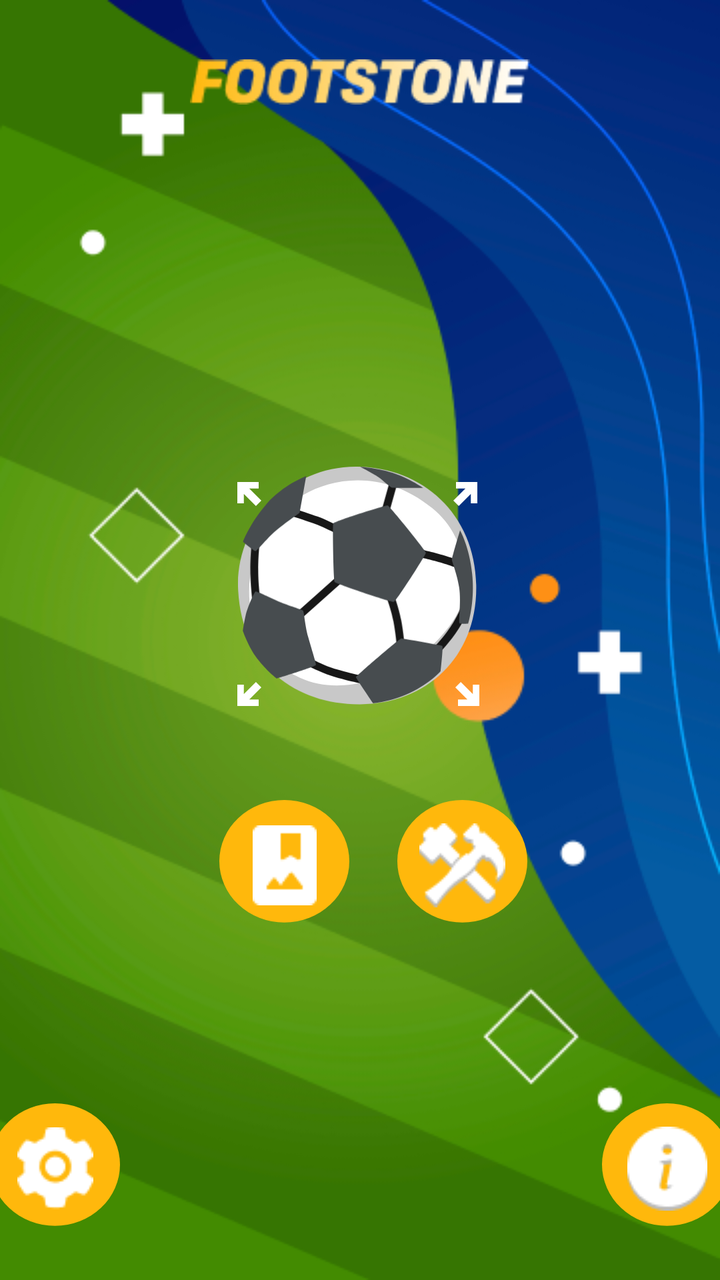
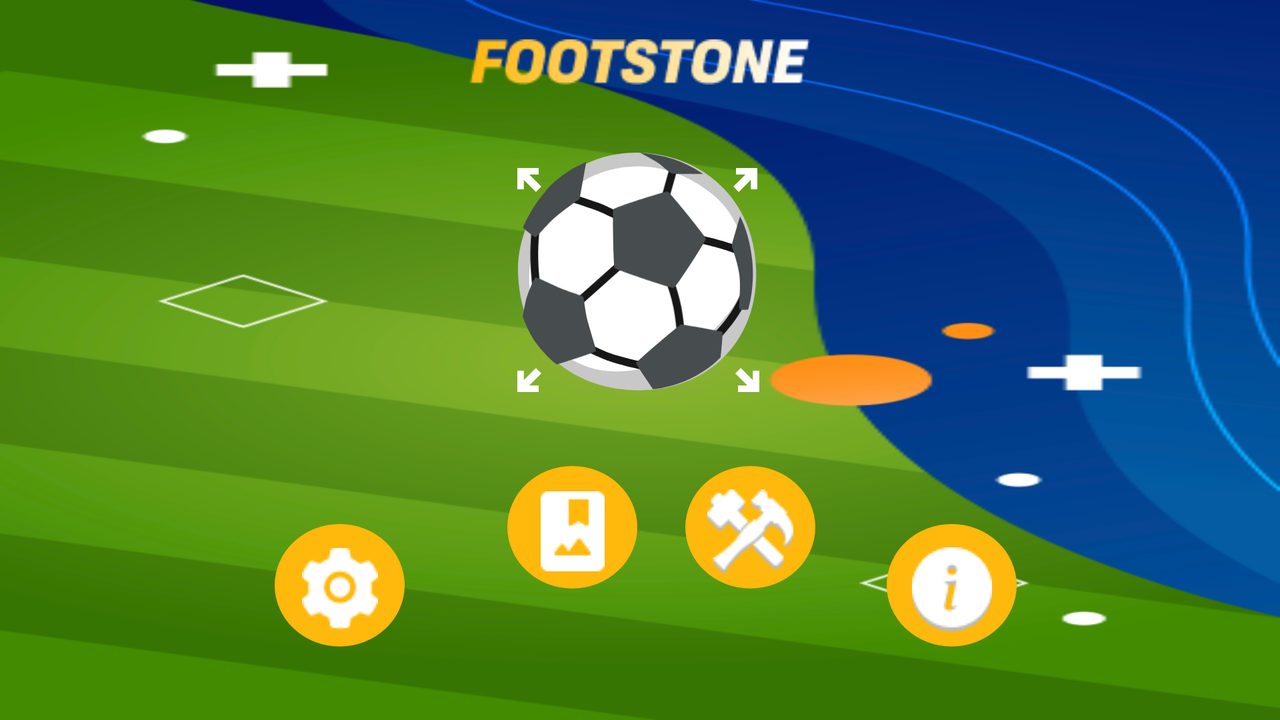

An Android layout and its configuration variant, each rendered on a device that would load it. The default file and the variant file are quoted in full after the pictures.
<!-- AndroidManifest.xml: application theme Theme.Footstone -->
<!-- res/layout/activity_main.xml -->
<?xml version="1.0" encoding="utf-8"?>
<androidx.constraintlayout.widget.ConstraintLayout xmlns:android="http://schemas.android.com/apk/res/android"
    xmlns:app="http://schemas.android.com/apk/res-auto"
    xmlns:tools="http://schemas.android.com/tools"
    android:layout_width="match_parent"
    android:layout_height="match_parent"
    tools:context=".MainActivity"
    android:background="@drawable/background">

    <ImageView
        android:id="@+id/imageView"
        android:layout_width="170dp"
        android:layout_height="42dp"
        android:layout_marginTop="20dp"
        android:src="@drawable/footstone"
        app:layout_constraintEnd_toEndOf="parent"
        app:layout_constraintStart_toStartOf="parent"
        app:layout_constraintTop_toTopOf="parent" />


    <androidx.constraintlayout.widget.ConstraintLayout
        android:id="@+id/constraintLayout"
        android:layout_width="200dp"
        android:layout_height="180dp"
        android:layout_marginTop="147dp"
        android:layout_marginBottom="10dp"
        app:layout_constraintBottom_toTopOf="@+id/constraintLayout2"
        app:layout_constraintEnd_toEndOf="parent"
        app:layout_constraintHorizontal_bias="0.497"
        app:layout_constraintStart_toStartOf="parent"
        app:layout_constraintTop_toBottomOf="@+id/imageView">


        <ImageView
            android:layout_width="120dp"
            android:layout_height="119dp"
            android:src="@drawable/vectorfour"
            app:layout_constraintBottom_toBottomOf="parent"
            app:layout_constraintEnd_toEndOf="parent"
            app:layout_constraintHorizontal_bias="0.490"
            app:layout_constraintStart_toStartOf="parent"
            app:layout_constraintTop_toTopOf="parent"
            app:layout_constraintVertical_bias="0.400" />

        <ImageView
            android:layout_width="110dp"
            android:layout_height="104dp"
            android:src="@drawable/vectorthree"
            app:layout_constraintBottom_toBottomOf="parent"
            app:layout_constraintEnd_toEndOf="parent"
            app:layout_constraintHorizontal_bias="0.490"
            app:layout_constraintStart_toStartOf="parent"
            app:layout_constraintTop_toTopOf="parent"
            app:layout_constraintVertical_bias="0.400" />

        <ImageView
            android:layout_width="110dp"
            android:layout_height="103dp"
            android:src="@drawable/vectortwo"
            app:layout_constraintBottom_toBottomOf="parent"
            app:layout_constraintEnd_toEndOf="parent"
            app:layout_constraintHorizontal_bias="0.498"
            app:layout_constraintStart_toStartOf="parent"
            app:layout_constraintTop_toTopOf="parent"
            app:layout_constraintVertical_bias="0.400" />

        <ImageView
            android:id="@+id/imageView4"
            android:layout_width="116dp"
            android:layout_height="119dp"
            android:src="@drawable/vectorone"
            app:layout_constraintBottom_toBottomOf="parent"
            app:layout_constraintEnd_toEndOf="parent"
            app:layout_constraintHorizontal_bias="0.498"
            app:layout_constraintStart_toStartOf="parent"
            app:layout_constraintTop_toTopOf="parent"
            app:layout_constraintVertical_bias="0.400" />

        <ImageView
            android:id="@+id/imageView2"
            android:layout_width="12dp"
            android:layout_height="12dp"
            android:layout_marginStart="39dp"
            android:layout_marginTop="32dp"
            android:src="@drawable/vectorarrow"
            app:layout_constraintStart_toStartOf="parent"
            app:layout_constraintTop_toTopOf="parent" />

        <ImageView
            android:layout_width="12dp"
            android:layout_height="12dp"
            android:layout_marginTop="32dp"
            android:layout_marginEnd="41dp"
            android:src="@drawable/vectorrightup"
            app:layout_constraintEnd_toEndOf="parent"
            app:layout_constraintTop_toTopOf="parent" />

        <ImageView
            android:layout_width="12dp"
            android:layout_height="12dp"
            android:layout_marginStart="39dp"
            android:layout_marginBottom="36dp"
            android:src="@drawable/vectorleftdown"
            app:layout_constraintBottom_toBottomOf="parent"
            app:layout_constraintStart_toStartOf="parent" />

        <ImageView
            android:id="@+id/imageView3"
            android:layout_width="12dp"
            android:layout_height="12dp"
            android:layout_marginTop="132dp"
            android:layout_marginEnd="40dp"
            android:src="@drawable/vectorrightdown"
            app:layout_constraintEnd_toEndOf="parent"
            app:layout_constraintTop_toTopOf="parent" />


    </androidx.constraintlayout.widget.ConstraintLayout>

    <androidx.constraintlayout.widget.ConstraintLayout
        android:id="@+id/constraintLayout2"
        android:layout_width="200dp"
        android:layout_height="75dp"
        android:layout_marginTop="10dp"
        app:layout_constraintEnd_toEndOf="parent"
        app:layout_constraintHorizontal_bias="0.497"
        app:layout_constraintStart_toStartOf="parent"
        app:layout_constraintTop_toBottomOf="@+id/constraintLayout">

        <ImageView
            android:id="@+id/collection"
            android:layout_width="65dp"
            android:layout_height="65dp"
            android:layout_marginStart="30dp"
            android:background="@drawable/ellipsebuttonleft"
            android:scaleType="centerInside"
            android:src="@drawable/elipsebuttonimage"
            app:layout_constraintBottom_toBottomOf="parent"
            app:layout_constraintStart_toStartOf="parent"
            app:layout_constraintTop_toTopOf="parent"
            app:layout_constraintVertical_bias="0.1" />

        <ImageView
            android:id="@+id/craft"
            android:layout_width="65dp"
            android:layout_height="65dp"
            android:layout_marginEnd="16dp"
            android:background="@drawable/ellipsebuttonleft"
            android:scaleType="centerInside"
            android:src="@drawable/elipbuttonright"
            app:layout_constraintBottom_toBottomOf="parent"
            app:layout_constraintEnd_toEndOf="parent"
            app:layout_constraintTop_toTopOf="parent"
            app:layout_constraintVertical_bias="0.1" />
    </androidx.constraintlayout.widget.ConstraintLayout>

    <androidx.constraintlayout.widget.ConstraintLayout
        android:layout_width="403dp"
        android:layout_height="90dp"
        app:layout_constraintBottom_toBottomOf="parent"
        app:layout_constraintEnd_toEndOf="parent"
        app:layout_constraintStart_toStartOf="parent"
        app:layout_constraintTop_toBottomOf="@+id/constraintLayout2"
        app:layout_constraintVertical_bias="0.902">

        <ImageView
            android:id="@+id/settings"
            android:layout_width="65dp"
            android:layout_height="65dp"
            android:layout_marginStart="16dp"
            android:background="@drawable/ellipsebuttonleft"
            android:scaleType="centerInside"
            android:src="@drawable/settings"
            app:layout_constraintBottom_toBottomOf="parent"
            app:layout_constraintStart_toStartOf="parent"
            app:layout_constraintTop_toTopOf="parent"
            app:layout_constraintVertical_bias="0.36" />

        <ImageView
            android:id="@+id/info"
            android:layout_width="65dp"
            android:layout_height="65dp"
            android:layout_marginEnd="16dp"
            android:background="@drawable/ellipsebuttonleft"
            android:scaleType="centerInside"
            android:src="@drawable/info"
            app:layout_constraintBottom_toBottomOf="parent"
            app:layout_constraintEnd_toEndOf="parent"
            app:layout_constraintTop_toTopOf="parent"
            app:layout_constraintVertical_bias="0.36" />
    </androidx.constraintlayout.widget.ConstraintLayout>


</androidx.constraintlayout.widget.ConstraintLayout>
<!-- resources referenced by this layout -->
<resources>
  <!-- drawable ellipsebuttonleft (drawable) -->
  <vector xmlns:android="http://schemas.android.com/apk/res/android"
      android:width="65dp"
      android:height="69dp"
      android:viewportWidth="65"
      android:viewportHeight="69">
    <path
        android:pathData="M32.5,32.5m-32.5,0a32.5,32.5 0,1 1,65 0a32.5,32.5 0,1 1,-65 0"
        android:fillColor="#FFB80C"/>
  </vector>
  <!-- drawable vectorarrow (drawable) -->
  <vector xmlns:android="http://schemas.android.com/apk/res/android"
      android:width="12dp"
      android:height="12dp"
      android:viewportWidth="12"
      android:viewportHeight="12">
    <path
        android:pathData="M12,9.328L9.328,12L3.252,5.943L3.252,10.65L0,10.65L0,0L10.65,0L10.65,3.261L5.943,3.261L12,9.328Z"
        android:fillColor="#ffffff"/>
  </vector>
  <!-- drawable vectorfour (drawable) -->
  <vector xmlns:android="http://schemas.android.com/apk/res/android"
      android:width="121dp"
      android:height="120dp"
      android:viewportWidth="121"
      android:viewportHeight="120">
    <path
        android:pathData="M60.21,0.01C24.69,-0.49 -1.69,29.93 0.08,62.46C2.17,100.77 29.56,120.02 61.6,119.8C95.26,119.57 120.8,95.71 120.1,59.67C119.41,23.69 92.95,0.48 60.21,0.01Z"
        android:fillColor="#C8C8C8"/>
  </vector>
  <!-- drawable vectorleftdown (drawable) -->
  <vector xmlns:android="http://schemas.android.com/apk/res/android"
      android:width="12dp"
      android:height="12dp"
      android:viewportWidth="12"
      android:viewportHeight="12">
    <path
        android:pathData="M9.328,0L12,2.672L5.943,8.748H10.65V12H0V1.35H3.261V6.057L9.328,0Z"
        android:fillColor="#ffffff"/>
  </vector>
  <!-- drawable vectorrightdown (drawable) -->
  <vector xmlns:android="http://schemas.android.com/apk/res/android"
      android:width="12dp"
      android:height="12dp"
      android:viewportWidth="12"
      android:viewportHeight="12">
    <path
        android:pathData="M-0,2.672L2.672,-0L8.748,6.057L8.748,1.35L12,1.35L12,12L1.35,12L1.35,8.739L6.057,8.739L-0,2.672Z"
        android:fillColor="#ffffff"/>
  </vector>
  <!-- drawable vectorrightup (drawable) -->
  <vector xmlns:android="http://schemas.android.com/apk/res/android"
      android:width="12dp"
      android:height="12dp"
      android:viewportWidth="12"
      android:viewportHeight="12">
    <path
        android:pathData="M2.672,12L0,9.328L6.057,3.252H1.35V0H12V10.65H8.739V5.943L2.672,12Z"
        android:fillColor="#ffffff"/>
  </vector>
  <!-- drawable vectorthree (drawable) -->
  <vector xmlns:android="http://schemas.android.com/apk/res/android"
      android:width="111dp"
      android:height="106dp"
      android:viewportWidth="111"
      android:viewportHeight="106">
    <path
        android:pathData="M28.12,8.16C3.26,22.41 -12.52,62.8 13.96,93.36C17.2,97.1 22.35,99.71 26.26,101.49C52.96,113.56 85.27,95 97.77,80.85C107.69,69.62 111.34,62.17 110.16,46.84C109.25,34.92 104.15,23.41 93.58,14.9C69.68,-4.38 43.91,-0.9 28.12,8.16Z"
        android:fillColor="#ffffff"/>
  </vector>
  <style name="Theme.Footstone" parent="Theme.MaterialComponents.DayNight.NoActionBar">
          
          <item name="colorPrimary">@color/purple_500</item>
          <item name="colorPrimaryVariant">@color/purple_700</item>
          <item name="colorOnPrimary">@color/white</item>
          
          <item name="colorSecondary">#FFB80C</item>
          <item name="colorSecondaryVariant">@color/teal_700</item>
          <item name="colorOnSecondary">@color/black</item>
          
          <item name="android:statusBarColor">?attr/colorPrimaryVariant</item>
          
      </style>
  <!-- some entries are left out for length -->
</resources>
<!-- res/layout-land/activity_main.xml (the repository's variant of the layout above) -->
<!-- drawn on the phone turned sideways -->
<?xml version="1.0" encoding="utf-8"?>
<androidx.constraintlayout.widget.ConstraintLayout xmlns:android="http://schemas.android.com/apk/res/android"
    xmlns:app="http://schemas.android.com/apk/res-auto"
    xmlns:tools="http://schemas.android.com/tools"
    android:layout_width="match_parent"
    android:layout_height="match_parent"
    tools:context=".MainActivity"
    android:background="@drawable/background">

    <ImageView
        android:id="@+id/imageView"
        android:layout_width="170dp"
        android:layout_height="42dp"
        android:layout_marginTop="10dp"
        android:src="@drawable/footstone"
        app:layout_constraintEnd_toEndOf="parent"
        app:layout_constraintStart_toStartOf="parent"
        app:layout_constraintTop_toTopOf="parent" />


    <androidx.constraintlayout.widget.ConstraintLayout
        android:id="@+id/constraintLayout"
        android:layout_width="200dp"
        android:layout_height="180dp"
        app:layout_constraintEnd_toEndOf="parent"
        app:layout_constraintHorizontal_bias="0.499"
        app:layout_constraintStart_toStartOf="parent"
        app:layout_constraintTop_toBottomOf="@+id/imageView">


        <ImageView
            android:layout_width="120dp"
            android:layout_height="119dp"
            android:src="@drawable/vectorfour"
            app:layout_constraintBottom_toBottomOf="parent"
            app:layout_constraintEnd_toEndOf="parent"
            app:layout_constraintHorizontal_bias="0.490"
            app:layout_constraintStart_toStartOf="parent"
            app:layout_constraintTop_toTopOf="parent"
            app:layout_constraintVertical_bias="0.400" />

        <ImageView
            android:layout_width="110dp"
            android:layout_height="104dp"
            android:src="@drawable/vectorthree"
            app:layout_constraintBottom_toBottomOf="parent"
            app:layout_constraintEnd_toEndOf="parent"
            app:layout_constraintHorizontal_bias="0.490"
            app:layout_constraintStart_toStartOf="parent"
            app:layout_constraintTop_toTopOf="parent"
            app:layout_constraintVertical_bias="0.400" />

        <ImageView
            android:layout_width="110dp"
            android:layout_height="103dp"
            android:src="@drawable/vectortwo"
            app:layout_constraintBottom_toBottomOf="parent"
            app:layout_constraintEnd_toEndOf="parent"
            app:layout_constraintHorizontal_bias="0.498"
            app:layout_constraintStart_toStartOf="parent"
            app:layout_constraintTop_toTopOf="parent"
            app:layout_constraintVertical_bias="0.400" />

        <ImageView
            android:id="@+id/imageView4"
            android:layout_width="116dp"
            android:layout_height="119dp"
            android:src="@drawable/vectorone"
            app:layout_constraintBottom_toBottomOf="parent"
            app:layout_constraintEnd_toEndOf="parent"
            app:layout_constraintHorizontal_bias="0.498"
            app:layout_constraintStart_toStartOf="parent"
            app:layout_constraintTop_toTopOf="parent"
            app:layout_constraintVertical_bias="0.400" />

        <ImageView
            android:id="@+id/imageView2"
            android:layout_width="12dp"
            android:layout_height="12dp"
            android:layout_marginStart="39dp"
            android:layout_marginTop="32dp"
            android:src="@drawable/vectorarrow"
            app:layout_constraintStart_toStartOf="parent"
            app:layout_constraintTop_toTopOf="parent" />

        <ImageView
            android:layout_width="12dp"
            android:layout_height="12dp"
            android:layout_marginTop="32dp"
            android:layout_marginEnd="41dp"
            android:src="@drawable/vectorrightup"
            app:layout_constraintEnd_toEndOf="parent"
            app:layout_constraintTop_toTopOf="parent" />

        <ImageView
            android:layout_width="12dp"
            android:layout_height="12dp"
            android:layout_marginStart="39dp"
            android:layout_marginBottom="36dp"
            android:src="@drawable/vectorleftdown"
            app:layout_constraintBottom_toBottomOf="parent"
            app:layout_constraintStart_toStartOf="parent" />

        <ImageView
            android:id="@+id/imageView3"
            android:layout_width="12dp"
            android:layout_height="12dp"
            android:layout_marginTop="132dp"
            android:layout_marginEnd="40dp"
            android:src="@drawable/vectorrightdown"
            app:layout_constraintEnd_toEndOf="parent"
            app:layout_constraintTop_toTopOf="parent" />


    </androidx.constraintlayout.widget.ConstraintLayout>

    <androidx.constraintlayout.widget.ConstraintLayout
        android:id="@+id/constraintLayout4"
        android:layout_width="403dp"
        android:layout_height="73dp"
        android:layout_marginBottom="28dp"
        app:layout_constraintBottom_toBottomOf="parent"
        app:layout_constraintEnd_toEndOf="parent"
        app:layout_constraintHorizontal_bias="0.512"
        app:layout_constraintStart_toStartOf="parent">

        <ImageView
            android:id="@+id/settings"
            android:layout_width="65dp"
            android:layout_height="65dp"
            android:layout_marginStart="16dp"
            android:background="@drawable/ellipsebuttonleft"
            android:scaleType="centerInside"
            android:src="@drawable/settings"
            app:layout_constraintBottom_toBottomOf="parent"
            app:layout_constraintStart_toStartOf="parent"
            app:layout_constraintTop_toTopOf="parent"
            app:layout_constraintVertical_bias="0.36" />

        <ImageView
            android:id="@+id/info"
            android:layout_width="65dp"
            android:layout_height="65dp"
            android:layout_marginEnd="16dp"
            android:background="@drawable/ellipsebuttonleft"
            android:scaleType="centerInside"
            android:src="@drawable/info"
            app:layout_constraintBottom_toBottomOf="parent"
            app:layout_constraintEnd_toEndOf="parent"
            app:layout_constraintTop_toTopOf="parent"
            app:layout_constraintVertical_bias="0.36" />

    </androidx.constraintlayout.widget.ConstraintLayout>

    <androidx.constraintlayout.widget.ConstraintLayout
        android:id="@+id/constraintLayout2"
        android:layout_width="200dp"
        android:layout_height="75dp"
        android:layout_marginStart="269dp"
        android:layout_marginEnd="262dp"
        app:layout_constraintEnd_toEndOf="parent"
        app:layout_constraintStart_toStartOf="parent"
        app:layout_constraintTop_toBottomOf="@+id/constraintLayout">

        <ImageView
            android:id="@+id/collection"
            android:layout_width="65dp"
            android:layout_height="65dp"
            android:layout_marginStart="30dp"
            android:background="@drawable/ellipsebuttonleft"
            android:scaleType="centerInside"
            android:src="@drawable/elipsebuttonimage"
            app:layout_constraintBottom_toBottomOf="parent"
            app:layout_constraintStart_toStartOf="parent"
            app:layout_constraintTop_toTopOf="parent"
            app:layout_constraintVertical_bias="0.1" />

        <ImageView
            android:id="@+id/craft"
            android:layout_width="65dp"
            android:layout_height="65dp"
            android:layout_marginEnd="16dp"
            android:background="@drawable/ellipsebuttonleft"
            android:scaleType="centerInside"
            android:src="@drawable/elipbuttonright"
            app:layout_constraintBottom_toBottomOf="parent"
            app:layout_constraintEnd_toEndOf="parent"
            app:layout_constraintTop_toTopOf="parent"
            app:layout_constraintVertical_bias="0.1" />
    </androidx.constraintlayout.widget.ConstraintLayout>


</androidx.constraintlayout.widget.ConstraintLayout>
